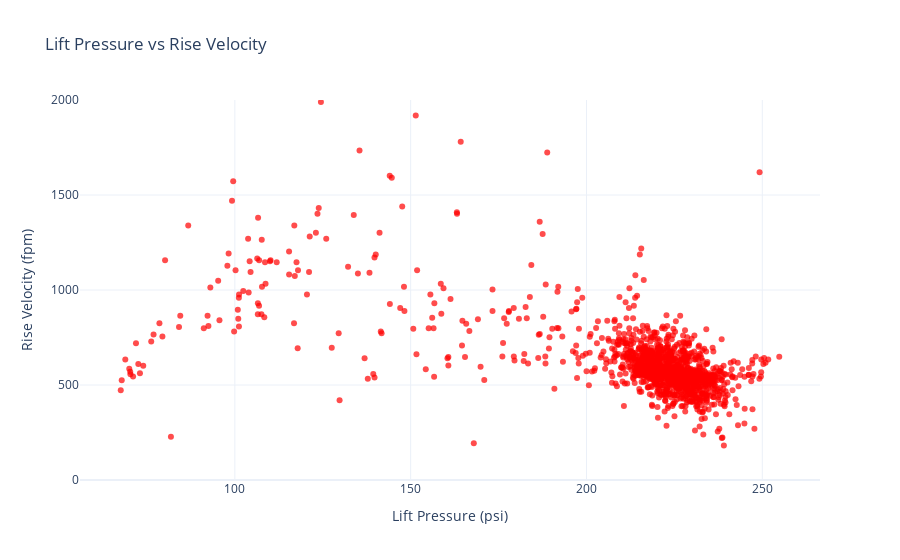

The notebook cell this image was saved under:
### Code cell
# Create Plotly figure
fig = go.Figure()

# Add scatter plot
fig.add_trace(go.Scatter(
    x=df_z['Lift Pressure - ARRIVING (psi)'],  
    y=df_z['Rise Velocity (fpm)'],  
    mode='markers',  
    marker=dict(size=6, color='red', opacity=0.7),  
    name='Rise Time vs Velocity'
))

# Customize layout
fig.update_layout(
    title='Lift Pressure vs Rise Velocity',
    xaxis_title='Lift Pressure (psi)',
    yaxis_title='Rise Velocity (fpm)',
    yaxis_range=[0, 2000],  # Set x-axis limits (adjust as needed)
    template='plotly_white'
)

# Show plot
fig.show()

### Figure 1 — Plotly figure (JSON) as saved in the notebook; plotly's stock layout.template omitted (floating-point values rounded to 4 significant figures; data arrays with more than 128 entries replaced by an {"elided": "..."} marker saying what was removed)
{"data": [{"marker": {"color": "red", "opacity": 0.7, "size": 6}, "mode": "markers", "name": "Rise Time vs Velocity", "type": "scatter", "x": {"elided": "1668 float values"}, "y": {"elided": "1668 float values"}}], "layout": {"title": {"text": "Lift Pressure vs Rise Velocity"}, "xaxis": {"title": {"text": "Lift Pressure (psi)"}}, "yaxis": {"range": [0, 2000], "title": {"text": "Rise Velocity (fpm)"}}}}
